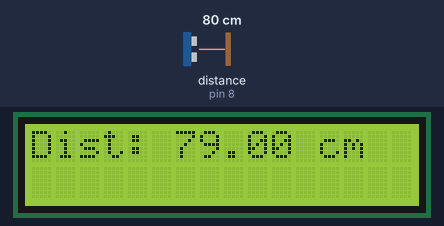
Bench run of a sketch on a simulated Arduino Uno, built with avr-gcc and run on an emulated ATmega328P. On the bench: 16×2 character LCD. Wiring (inferred from the names in the program): ultrasonic range finder: trigger pin 9; echo pin 8. The inputs (shaded band) are chosen by the test bench; at power-on: distance to the obstacle (sensor on pin 8) 80 cm. The echo pulse lasts 58.3 µs per cm.

Above: at 1.2 s.
1.3 s: distance to the obstacle (sensor on pin 8) set to 2 cm
At 2.3 s:
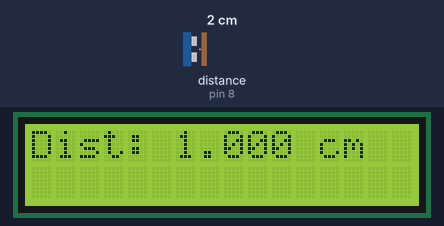
2.8 s: distance to the obstacle (sensor on pin 8) set to 4 cm
At 3.8 s:
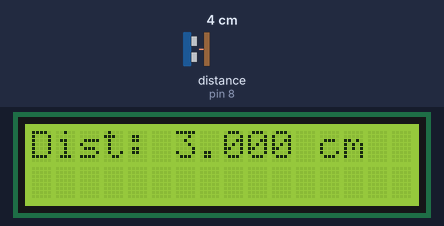
4.3 s: distance to the obstacle (sensor on pin 8) set to 9 cm
At 5.7 s:
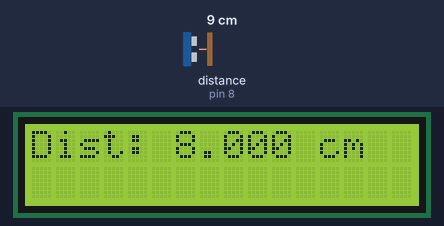
Timing chart, 0 to 7.3 s (numbered marks = the images above; inputs shaded):
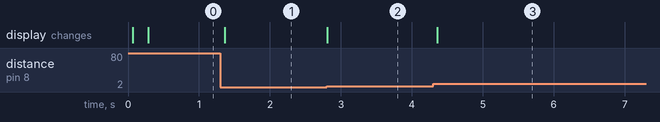

The sketch:

LCD-Ultrassonico.ino
```cpp
// inclui a bibilioteca do lcd
#include <LiquidCrystal.h>

// inicializa para a biblioteca os pinos do lcd
LiquidCrystal telinha(12, 11, 5, 4, 3, 2);

//defindo os pinos trigger e echo do ultrassonico
#define pino_echo 8
#define pino_trigger 9

//criando variaveis para o calculo da distancia dada pelo tempo do ultrassonico
float tempo;
float distancia;

void setup() {

  Serial.begin(9600); //determinando a conexao serial com uma taxa de 9600
  telinha.begin(16, 2);  // configura o numero de linhas e colunas do lcd
  pinMode(pino_echo, INPUT); //configurando o pino echo como input (entrada)
  pinMode(pino_trigger, OUTPUT); //configurando o pino trigger como output (saida)


}

void loop() {

  //geraçao de trem de pulso para o funcionamento do ultrassonico
  digitalWrite(pino_trigger, LOW); //trigger em LOW por 2 microsegundos
  delayMicroseconds(2);
  digitalWrite(pino_trigger, HIGH); //trigger em HIGH por 2 microsegundos
  delayMicroseconds(10);
  digitalWrite(pino_trigger, LOW); //trigger em LOW por 2 microsegundos
  delayMicroseconds(2);

  //salvando os valores nas variaveis
  tempo = pulseIn(pino_echo, HIGH);
  distancia = DISTANCIAMETRO(tempo);

  telinha.setCursor(0, 0); //colando o inicio do texto que sera impresso na coluna 6 da linha 1
  telinha.print("Dist: "); //imprimindo o texto distancia no lcd

  telinha.setCursor(6, 0); //colando o inicio do texto que sera impresso na coluna 6 da linha 1
  telinha.print(distancia); //imprimindo o valor da variavel distancia no lcd

  telinha.setCursor(12, 0);
  telinha.print("cm   ");

  delay(100);

}

int DISTANCIAMETRO(float TEMPO)
{
  int D = 0;
  D = (0.0343) * (TEMPO / 2);
  return (D);

}
```

Measured:
- after the input at 1.3 s, the display: changes after 0.06 s (image 1)
- after the input at 2.8 s, the display: changes at once (image 2)
- after the input at 4.3 s, the display: changes after 0.06 s (image 3)
